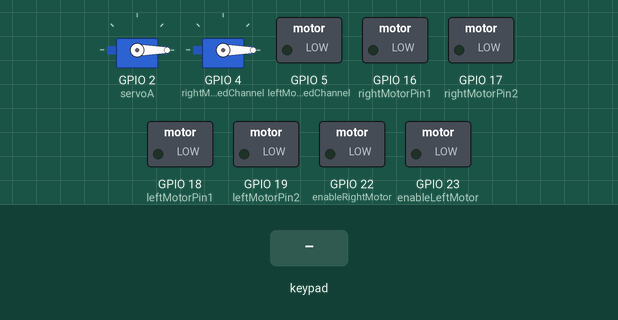
This sketch was run on a simulated ESP32. On the bench: 2 × servo, switched loads named in the sketch (green lamp = pin HIGH). The inputs (shaded band) are chosen by the test bench. Pins used as bus, display or sensor lines are not drawn.

Above: at 1.2 s.
1.3 s: key 'U' pressed
At 1.5 s:
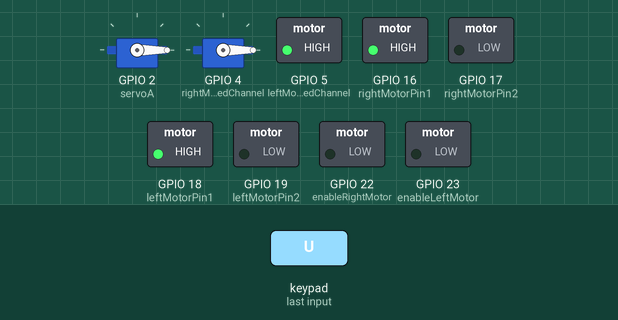
3.2 s: key 'D' pressed
At 3.4 s:
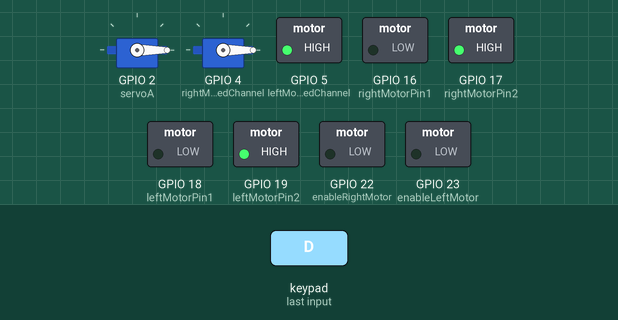
5.1 s: key 'L' pressed
At 5.3 s:
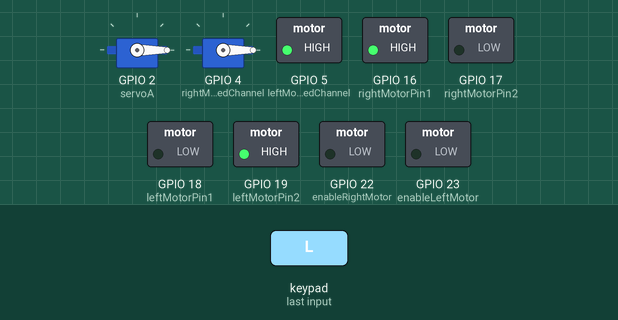
7.0 s: key 'R' pressed
At 7.2 s:
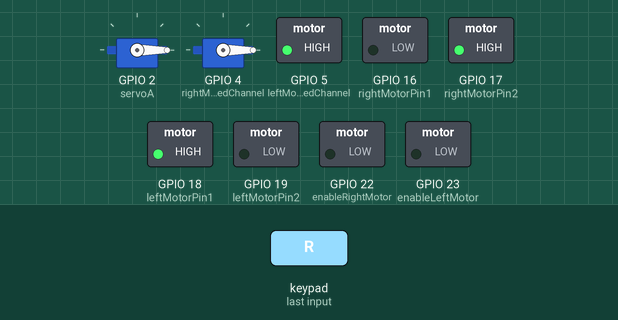
8.9 s: key 'O' pressed
At 9.8 s:
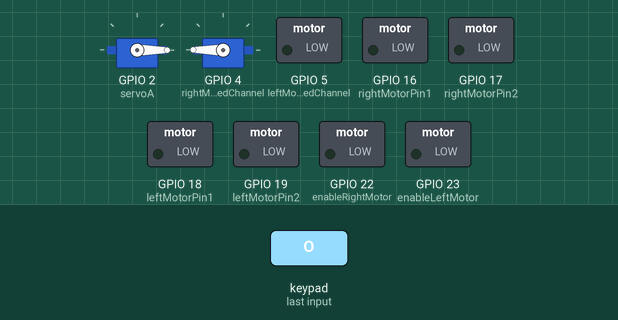
10.4 s: key 'S' pressed
At 11.7 s:
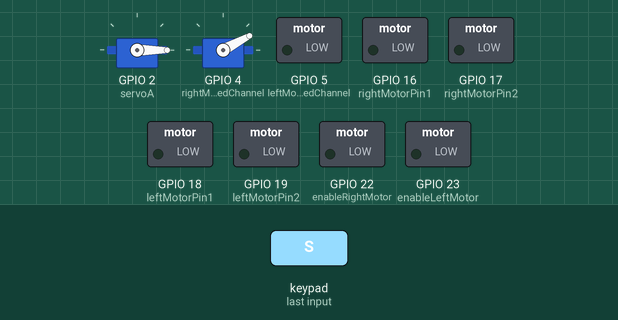
Timing chart, 0 to 13.3 s (numbered marks = the images above; inputs shaded):
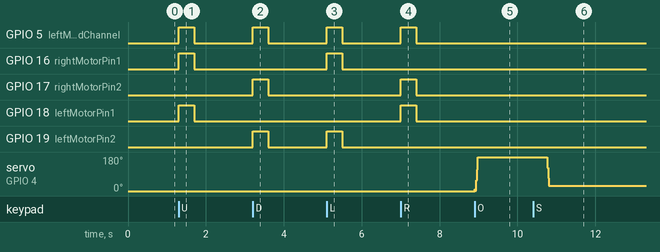

Measured:
- after the input at 1.3 s, GPIO 5 (leftMotorPWMSpeedChannel), GPIO 16 (rightMotorPin1), GPIO 18 (leftMotorPin1): LOW → HIGH at once, → LOW 0.40 s later
- after the input at 3.2 s, GPIO 5 (leftMotorPWMSpeedChannel), GPIO 17 (rightMotorPin2), GPIO 19 (leftMotorPin2): LOW → HIGH at once, → LOW 0.40 s later
- after the input at 5.1 s, GPIO 5 (leftMotorPWMSpeedChannel), GPIO 16 (rightMotorPin1), GPIO 19 (leftMotorPin2): LOW → HIGH at once, → LOW 0.40 s later
- after the input at 7.0 s, GPIO 5 (leftMotorPWMSpeedChannel), GPIO 17 (rightMotorPin2), GPIO 18 (leftMotorPin1): LOW → HIGH at once, → LOW 0.40 s later
- after the input at 8.9 s, servo on GPIO 4 (rightMotorPWMSpeedChannel): 0° → 180° at once
- after the input at 10.4 s, servo on GPIO 4 (rightMotorPWMSpeedChannel): 180° → 28° after 0.35 s

The sketch:

ESP32_Bluetooth_Car_Transporter.ino
```cpp
#define CUSTOM_SETTINGS
#define INCLUDE_GAMEPAD_MODULE
#include <DabbleESP32.h>
#include <ESP32Servo.h>

//servo init
int posA = 0, posB = 0;
Servo servoA; Servo servoB;

//Right motor
int enableRightMotor=22;
int rightMotorPin1=16;
int rightMotorPin2=17;

//Left motor
int enableLeftMotor=23;
int leftMotorPin1=18;
int leftMotorPin2=19;

#define MAX_MOTOR_SPEED 255

const int PWMFreq = 1000; /* 1 KHz */
const int PWMResolution = 8;
const int rightMotorPWMSpeedChannel = 4;
const int leftMotorPWMSpeedChannel = 5;

void rotateMotor(int rightMotorSpeed, int leftMotorSpeed)
{
  if (rightMotorSpeed < 0)
  {
    digitalWrite(rightMotorPin1,LOW);
    digitalWrite(rightMotorPin2,HIGH);
  }
  else if (rightMotorSpeed > 0)
  {
    digitalWrite(rightMotorPin1,HIGH);
    digitalWrite(rightMotorPin2,LOW);
  }
  else
  {
    digitalWrite(rightMotorPin1,LOW);
    digitalWrite(rightMotorPin2,LOW);
  }

  if (leftMotorSpeed < 0)
  {
    digitalWrite(leftMotorPin1,LOW);
    digitalWrite(leftMotorPin2,HIGH);
  }
  else if (leftMotorSpeed > 0)
  {
    digitalWrite(leftMotorPin1,HIGH);
    digitalWrite(leftMotorPin2,LOW);
  }
  else
  {
    digitalWrite(leftMotorPin1,LOW);
    digitalWrite(leftMotorPin2,LOW);
  }

  ledcWrite(rightMotorPWMSpeedChannel, abs(rightMotorSpeed));
  ledcWrite(leftMotorPWMSpeedChannel, abs(leftMotorSpeed));
}

void setUpPinModes()
{
  servoA.attach(2);
  servoB.attach(4);

  pinMode(enableRightMotor,OUTPUT);
  pinMode(rightMotorPin1,OUTPUT);
  pinMode(rightMotorPin2,OUTPUT);

  pinMode(enableLeftMotor,OUTPUT);
  pinMode(leftMotorPin1,OUTPUT);
  pinMode(leftMotorPin2,OUTPUT);

  //Set up PWM for speed
  ledcAttach(rightMotorPWMSpeedChannel, PWMFreq, PWMResolution);
  ledcAttach(leftMotorPWMSpeedChannel, PWMFreq, PWMResolution);
  //ledcAttachPin(enableRightMotor, rightMotorPWMSpeedChannel);
  //ledcAttachPin(enableLeftMotor, leftMotorPWMSpeedChannel);

  rotateMotor(0,0);
  servoA.write(posA);
  servoB.write(posB);
}

void setup()
{
  setUpPinModes();
  Dabble.begin("MyBluetoothCar");
}

void loop()
{
  int rightMotorSpeed=0;
  int leftMotorSpeed=0;
  Dabble.processInput();
  if (GamePad.isUpPressed())
  {
    rightMotorSpeed = MAX_MOTOR_SPEED;
    leftMotorSpeed = MAX_MOTOR_SPEED;
  }

  if (GamePad.isDownPressed())
  {
    rightMotorSpeed = -MAX_MOTOR_SPEED;
    leftMotorSpeed = -MAX_MOTOR_SPEED;
  }

  if (GamePad.isLeftPressed())
  {
    rightMotorSpeed = MAX_MOTOR_SPEED;
    leftMotorSpeed = -MAX_MOTOR_SPEED;
  }

  if (GamePad.isRightPressed())
  {
    rightMotorSpeed = -MAX_MOTOR_SPEED;
    leftMotorSpeed = MAX_MOTOR_SPEED;
  }

  rotateMotor(rightMotorSpeed, leftMotorSpeed);

  if (GamePad.isTrianglePressed())
  {
    posA += 10;
    servoA.write(posA);
  }

  if (GamePad.isCrossPressed())
  {
    posA -= 10;
    servoA.write(posA);
  }

  if (GamePad.isCirclePressed())
  {
    posB += 10;
    servoB.write(posB);
  }

  if (GamePad.isSquarePressed())
  {
    posB -= 10;
    servoB.write(posB);
  }
}
```
